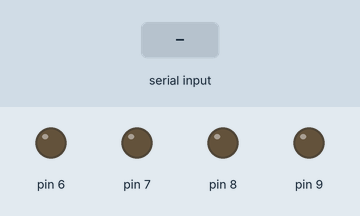
Recording of a sketch running on a simulated Arduino Uno, built with avr-gcc and run on an emulated ATmega328P. Shown: output pins drawn as LEDs (lit = HIGH). The test bench sets the inputs (shaded band). What the sketch prints to the serial monitor is not drawn.

Above: at 1.2 s.
1.3 s: "S" received over the second serial link
At 2.3 s:
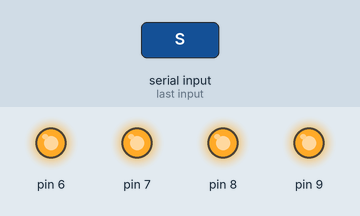
2.8 s: "F" received over the second serial link
At 3.5 s:
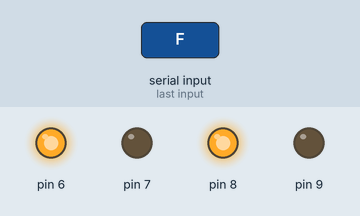
4.3 s: "L" received over the second serial link
At 4.6 s:
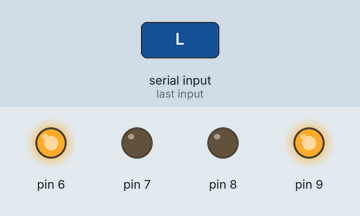
5.8 s: "R" received over the second serial link
At 7.0 s:
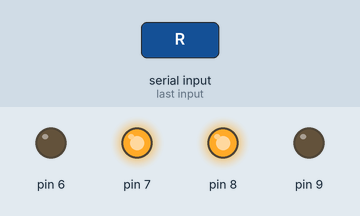
7.3 s: "B" received over the second serial link
At 8.1 s:
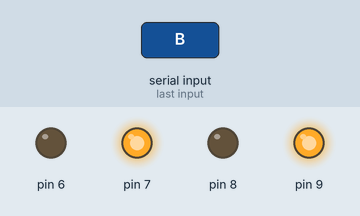
Timing chart, 0 to 9.8 s (numbered marks = the images above; inputs shaded):
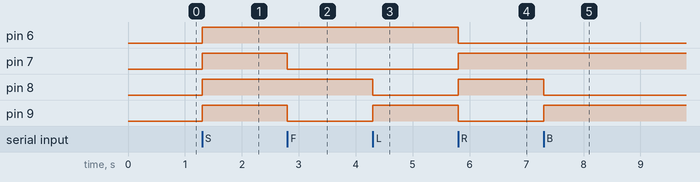

Measured:
- after the input at 1.3 s, pin 6–9: LOW → HIGH at once
- after the input at 2.8 s, pin 7, pin 9: HIGH → LOW at once
- after the input at 4.3 s, pin 8: HIGH → LOW at once; pin 9: LOW → HIGH at once
- after the input at 5.8 s, pin 6, pin 9: HIGH → LOW at once; pin 7, pin 8: LOW → HIGH at once
- after the input at 7.3 s, pin 8: HIGH → LOW at once; pin 9: LOW → HIGH at once

The sketch:

sketch_dec23c.ino
```cpp
#include <SoftwareSerial.h>
SoftwareSerial BT(2, 3);

void setup()
{

  Serial.begin(9600);
  BT.begin(9600);
  pinMode(6, OUTPUT);
  pinMode(7, OUTPUT);
  pinMode(8, OUTPUT);
  pinMode(9, OUTPUT);

}

/*functions*/
void forward()
{
  digitalWrite(6, HIGH);
  digitalWrite(7, LOW);
  digitalWrite(8, HIGH);
  digitalWrite(9, LOW);


}

void reverse()
{
  digitalWrite(6, LOW);
  digitalWrite(7, HIGH);
  digitalWrite(8, LOW);
  digitalWrite(9, HIGH);

}

void left()
{
  digitalWrite(6, HIGH);
  digitalWrite(7, LOW);
  digitalWrite(8, LOW);
  digitalWrite(9, HIGH);


}

void right()
{
  digitalWrite(6, LOW);
  digitalWrite(7, HIGH);
  digitalWrite(8, HIGH);
  digitalWrite(9, LOW);


}

void Stop()
{
  digitalWrite(6, HIGH);
  digitalWrite(7, HIGH);
  digitalWrite(8, HIGH);
  digitalWrite(9, HIGH);

}
/*****************************/
int x;
void loop()
{
  if (BT.available())
  {
    x = BT.read();
    Serial.write(x);
    if (x == 'S')
    {
      Stop();
    }
    if (x == 'F')
    {
      forward();

    }
    if (x == 'L')
    {
      left();

    }
    if (x == 'R')
    {
      right();

    }
    if (x == 'B')
    {
      reverse();

    }
  }
}
```
